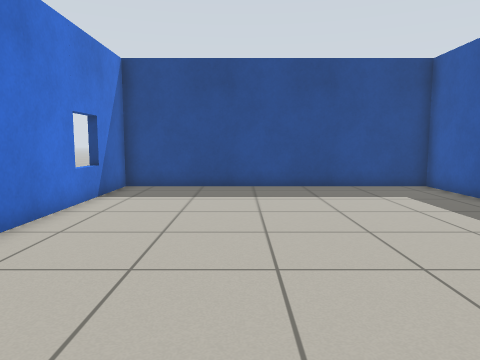
[1] (above)

13 first-person views from a walk through a robot-simulator world made for Gazebo. The camera is 0.85 m above the floor, tilts 6° down and sees 70° across. The floor is counted in squares, 0.5 m on a side. Each view is taken from the middle of a square. On the plan, view 1 faces up. The plan holds only what a view shows up to about 17 squares ahead; the rest is blank.

[2]
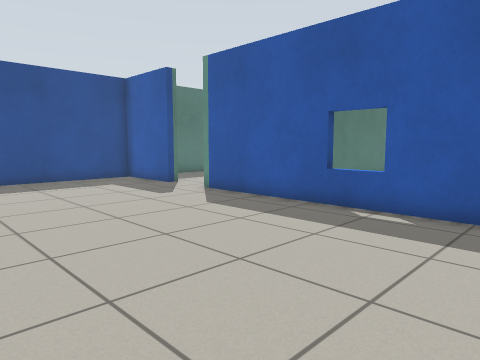

[3]
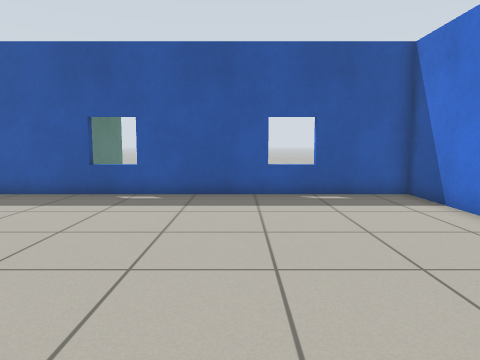

[4]
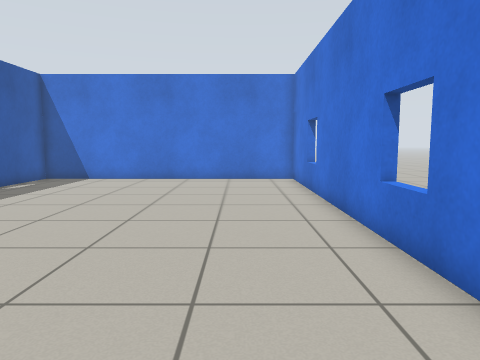

[5]
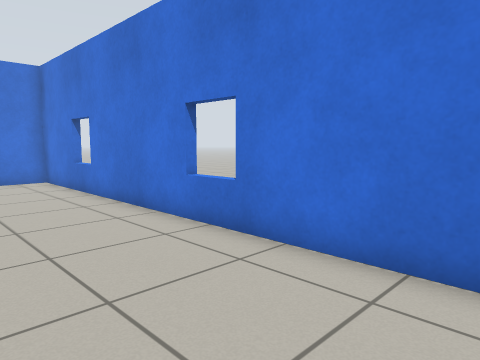

[6]
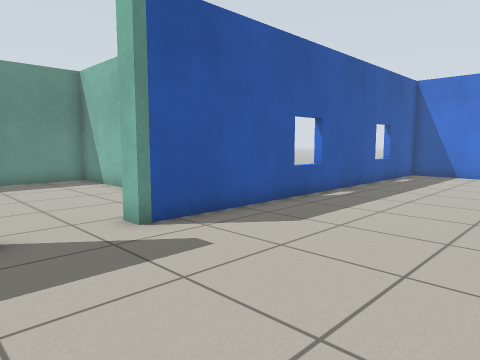

[7]
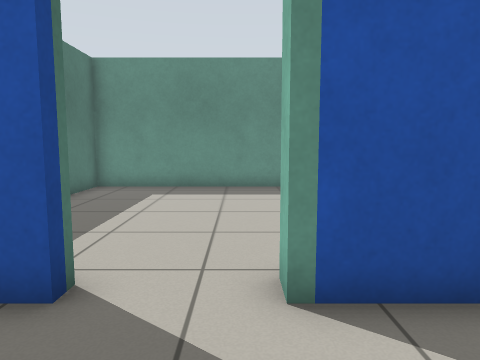

[8]
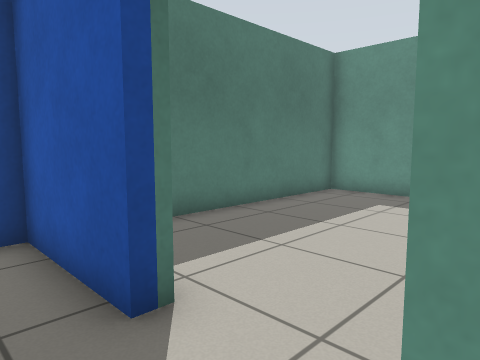

[9]
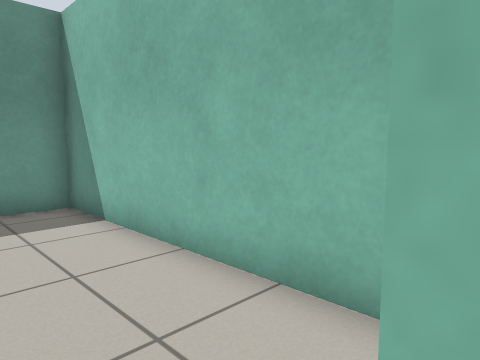

[10]
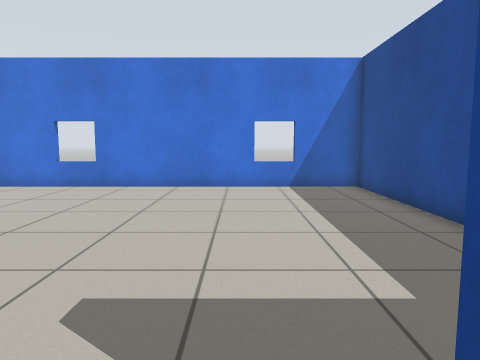

[11]
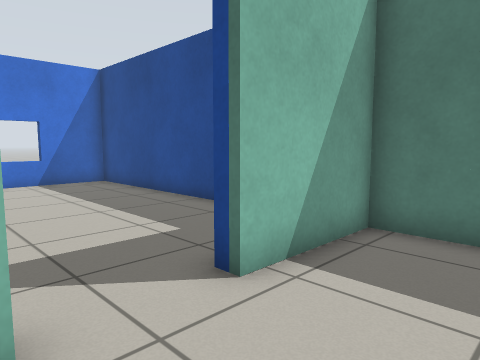

[12]
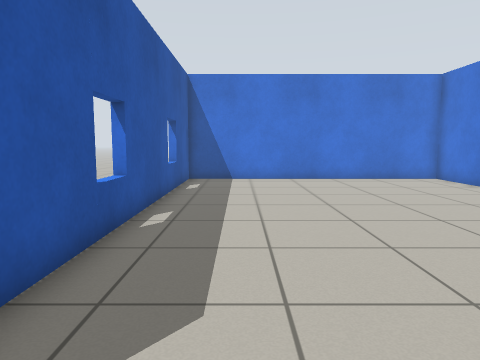

[13]
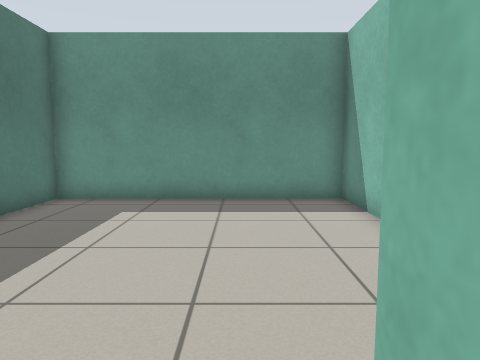

### Floor plan
Points are (right, up) in squares from view 1. A wall is a line through its corners. A room is listed if a view was taken in it or the views show most of it. See-through windows are left out.
Room 1 (views 1, 2, 3, 4, 5, 6, 7, 8, 9, 12, 13)
walls: (8, 10) (7.5, 10) (7.5, 13.7) (-4.6, 13.7) (-4.6, -8.7) (7.5, -8.7) (7.5, 7.5) (8.2, 7.5)
ways out: opening at (8, 8.5) to room 2
Room 2 (views 10, 11)
walls: (9.2, 4.8) (17.6, 4.8) (17.6, 13.7) (8, 13.7) (8, 10)
ways out: opening at (8, 8.5) to room 1

Where each view was taken, in squares from view 1:
view 1: 0 up, 0 right, facing up
view 2: 3 down, 1 left, facing up-right
view 3: 3 down, 4 left, facing right
view 4: 8 up, 2 left, facing down
view 5: 8 up, 0 right, facing down-left
view 6: 11 up, 1 right, facing down-right
view 7: 8 up, 4 right, facing right
view 8: 7 up, 6 right, facing up-right
view 9: 8 up, 8 right, facing down-right
view 10: 9 up, 9 right, facing left
view 11: 7 up, 11 right, facing up-left
view 12: 8 up, 5 right, facing down
view 13: 8 up, 7 right, facing right
